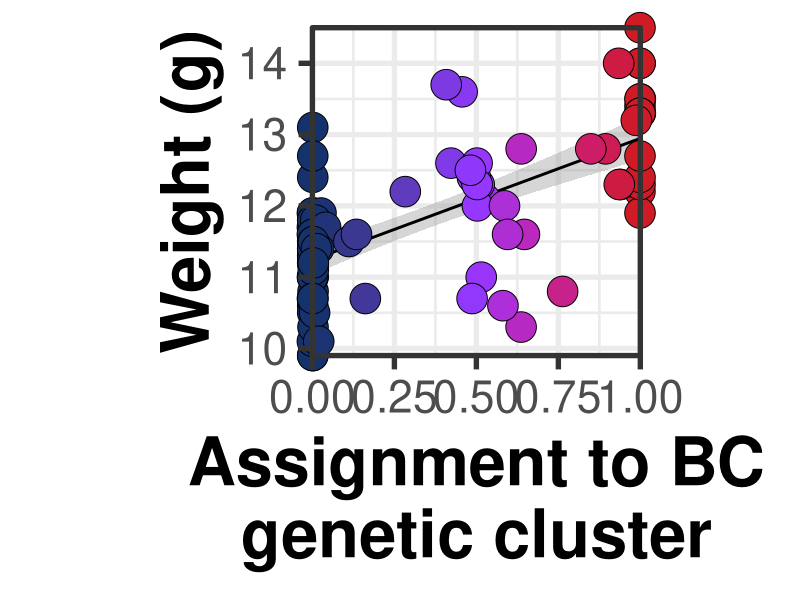
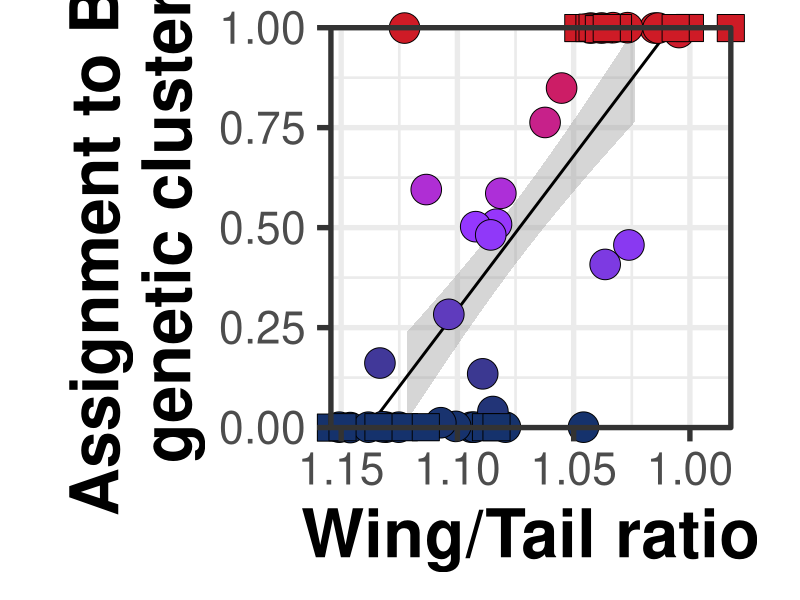
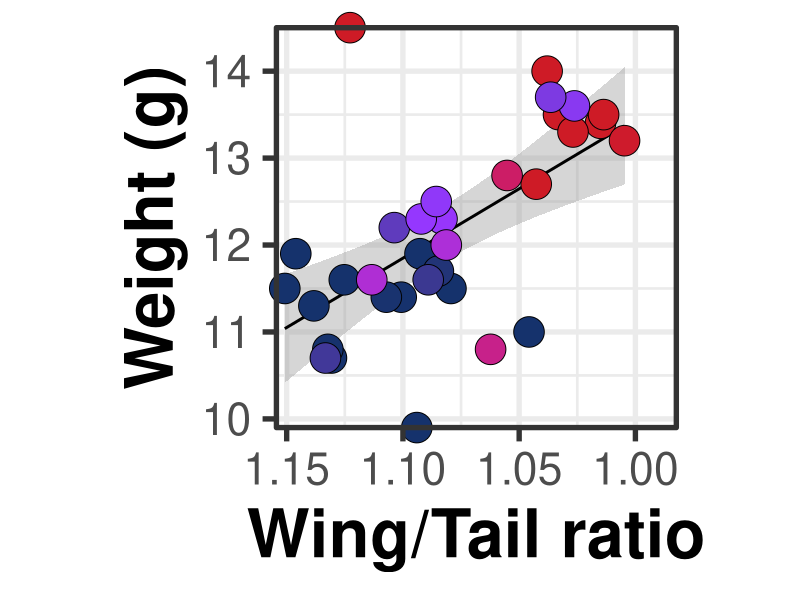

Write R code to recreate these figures, in order.
# This code corresponds to Fig S12 in Alexander et al.
# It creates Fig. S2 (plotting and calculating correlations of average 
# assignment to black-capped chickadee genetic cluster, weight (g) and 
# wing/tail ratio) in the main manuscript of Alexander et al.

# 1. Loading required library
library(tidyverse)

# 2. Setwd
setwd("chickadee/output/")

# 3. Reading in data (tab delimited), dropping last blank row
temp <- read_tsv("../data/Table_S1.txt")
temp <- temp[1:165,]

# 4. Plot and rsq for Weight vs cluster assignment. Saved plot as 1000 pixels in width.
# FigS4_weight_cluster.png in output folder
ggplot(temp,aes(y=Weight,x=BC_genetic_cluster_assignment,fill=BC_genetic_cluster_assignment,shape=Sampling_period),color="black") + 
  geom_smooth(method = "lm",color="black") +
  geom_point(size=10) +  
  scale_x_continuous(limits=c(0,1),expand = c(0, 0),name = str_wrap("Assignment to BC genetic cluster",width=20)) + 
  scale_y_continuous(expand = c(0, 0),name=str_wrap("Weight (g)", width=20))  + 
  scale_fill_gradientn(colors=c("#15326C","#9437FF","#CE1B26")) + 
  scale_shape_manual(values = c(21,22,23,24)) +
  theme_bw(base_size = 40) +
  theme(aspect.ratio = 1) +
  theme(legend.position = "none") +
  coord_cartesian(clip = 'off') + 
  theme(axis.title=element_text(size=48,face="bold"))

temptemp <- temp %>% 
  filter(!is.na(Weight)) %>% filter(!is.na(BC_genetic_cluster_assignment)) %>% 
  select(Weight,BC_genetic_cluster_assignment) 

cor(temptemp[,1],temptemp[,2])^2

# 5. Plot and rsq for Wing/Tail ratio vs cluster assignment. Saved plot as 1000 pixels in width.
# FigS4_cluster_wingtailratio.png in output folder
tempwingtail <- temp %>% 
  mutate(Tail=as.numeric(Tail)) %>% 
  filter(!is.na(Wing)) %>% 
  filter(!is.na(Tail)) %>%  
  filter(!is.na(BC_genetic_cluster_assignment)) %>% 
  mutate(Wing_Tail_Ratio=(Wing/Tail))
    
ggplot(tempwingtail,aes(x=Wing_Tail_Ratio,y=BC_genetic_cluster_assignment,fill=BC_genetic_cluster_assignment),color="black") + 
      geom_smooth(method = "lm",color="black") +
      geom_point(tempwingtail,size=10,mapping=aes(shape=Sampling_period)) +  
      scale_x_reverse(expand = c(0, 0),name = str_wrap("Wing/Tail ratio",width=20)) + 
      scale_y_continuous(limits=c(0,1),expand = c(0, 0),name=str_wrap("Assignment to BC genetic cluster", width=20))  + 
      scale_fill_gradientn(colors=c("#15326C","#9437FF","#CE1B26")) + 
      scale_shape_manual(values = c(21,22,23,24)) +
      theme_bw(base_size = 40) +
      theme(aspect.ratio = 1) +
      theme(legend.position = "none") +
      coord_cartesian(clip = 'off') + 
      theme(axis.title=element_text(size=48,face="bold"))

cor(tempwingtail$Wing_Tail_Ratio,tempwingtail$BC_genetic_cluster_assignment)^2    

# 6. Plot and rsq for Wing/Tail ratio vs Weight. Saved plot as 1000 pixels in width.
# FigS4_weight_wingtailratio.png in output folder
ggplot(tempwingtail,aes(x=Wing_Tail_Ratio,y=Weight,fill=BC_genetic_cluster_assignment),color="black") + 
  geom_smooth(method = "lm",color="black") +
  geom_point(tempwingtail,size=10,mapping=aes(shape=Sampling_period)) +  
  scale_x_reverse(expand = c(0, 0),name = str_wrap("Wing/Tail ratio",width=20)) + 
  scale_y_continuous(expand = c(0, 0),name=str_wrap("Weight (g)", width=20))  + 
  scale_fill_gradientn(colors=c("#15326C","#9437FF","#CE1B26")) + 
  scale_shape_manual(values = c(21,22,23,24)) +
  theme_bw(base_size = 40) +
  theme(aspect.ratio = 1) +
  theme(legend.position = "none") +
  coord_cartesian(clip = 'off') + 
  theme(axis.title=element_text(size=48,face="bold"))

tempwingtail <- tempwingtail %>% 
  filter(!is.na(Weight))

cor(tempwingtail$Wing_Tail_Ratio,tempwingtail$Weight)^2  

# Manually arranged these plots in ppt/illustrator along with rsq

sessionInfo()
#R version 3.5.1 (2018-07-02)
#Platform: x86_64-apple-darwin15.6.0 (64-bit)
#Running under: macOS Sierra 10.12.6
#
#Matrix products: default
#BLAS: /System/Library/Frameworks/Accelerate.framework/Versions/A/Frameworks/vecLib.framework/Versions/A/libBLAS.dylib
#LAPACK: /Library/Frameworks/R.framework/Versions/3.5/Resources/lib/libRlapack.dylib
#
#locale:
#  [1] en_NZ.UTF-8/en_NZ.UTF-8/en_NZ.UTF-8/C/en_NZ.UTF-8/en_NZ.UTF-8
#
#attached base packages:
#  [1] stats     graphics  grDevices utils     datasets  methods   base     
#
#other attached packages:
#  [1] bindrcpp_0.2.2     forcats_0.3.0      stringr_1.3.1      dplyr_0.7.8        purrr_0.3.0        readr_1.3.1       
#[7] tidyr_0.8.2        tibble_2.0.1       ggplot2_3.1.0.9000 tidyverse_1.2.1   
#
#loaded via a namespace (and not attached):
#  [1] Rcpp_1.0.1       cellranger_1.1.0 pillar_1.3.1     compiler_3.5.1   bindr_0.1.1      tools_3.5.1      jsonlite_1#.6    
#[8] lubridate_1.7.4  nlme_3.1-137     gtable_0.2.0     lattice_0.20-38  pkgconfig_2.0.2  rlang_0.3.1      cli_1.0.1       
#[15] rstudioapi_0.9.0 yaml_2.2.0       haven_2.0.0      withr_2.1.2      xml2_1.2.0       httr_1.4.0       generics_0.0.2  
#[22] hms_0.4.2        grid_3.5.1       tidyselect_0.2.5 glue_1.3.0       R6_2.3.0         fansi_0.4.0      readxl_1.2.0    
#[29] modelr_0.1.2     magrittr_1.5     backports_1.1.3  scales_1.0.0     rvest_0.3.2      assertthat_0.2.0 colorspace_1.4-0
#[36] labeling_0.3     utf8_1.1.4       stringi_1.2.4    lazyeval_0.2.1   munsell_0.5.0    broom_0.5.1      crayon_1.3.4 
